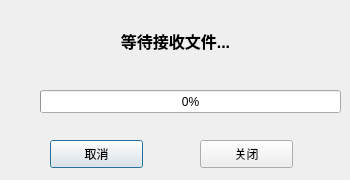
<?xml version="1.0" encoding="UTF-8"?>
<ui version="4.0">
 <class>TcpClient</class>
 <widget class="QDialog" name="TcpClient">
  <property name="geometry">
   <rect>
    <x>0</x>
    <y>0</y>
    <width>350</width>
    <height>180</height>
   </rect>
  </property>
  <property name="windowTitle">
   <string>接收端</string>
  </property>
  <widget class="QLabel" name="tcpClientStatusLabel">
   <property name="geometry">
    <rect>
     <x>10</x>
     <y>10</y>
     <width>331</width>
     <height>61</height>
    </rect>
   </property>
   <property name="font">
    <font>
     <pointsize>12</pointsize>
     <weight>75</weight>
     <bold>true</bold>
    </font>
   </property>
   <property name="text">
    <string>等待接收文件...</string>
   </property>
   <property name="alignment">
    <set>Qt::AlignCenter</set>
   </property>
  </widget>
  <widget class="QProgressBar" name="progressBar">
   <property name="geometry">
    <rect>
     <x>40</x>
     <y>90</y>
     <width>301</width>
     <height>23</height>
    </rect>
   </property>
   <property name="value">
    <number>0</number>
   </property>
  </widget>
  <widget class="QPushButton" name="tcpClientCancleButton">
   <property name="geometry">
    <rect>
     <x>50</x>
     <y>140</y>
     <width>93</width>
     <height>28</height>
    </rect>
   </property>
   <property name="text">
    <string>取消</string>
   </property>
  </widget>
  <widget class="QPushButton" name="tcpClientCloseButton">
   <property name="geometry">
    <rect>
     <x>200</x>
     <y>140</y>
     <width>93</width>
     <height>28</height>
    </rect>
   </property>
   <property name="text">
    <string>关闭</string>
   </property>
  </widget>
 </widget>
 <resources/>
 <connections/>
</ui>
